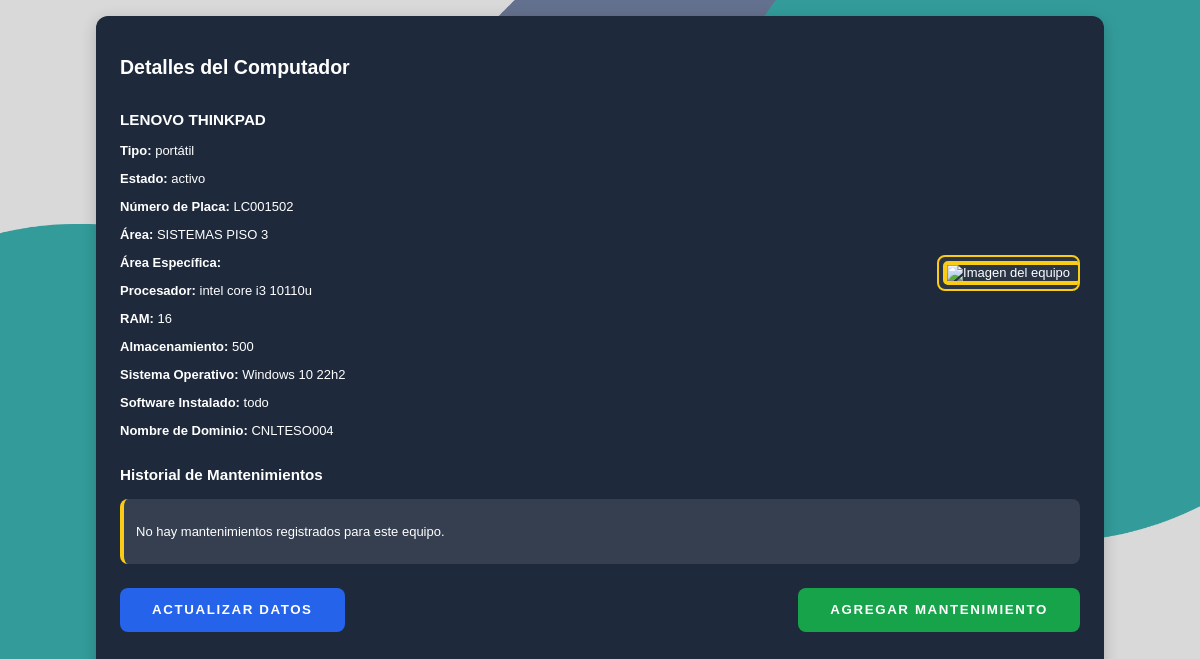
Page /ingresousuarioadmin/menus/computers/hojadevida/hojadevida.php?id_activo=9 (signed in) on the committed database.
### tables this page shows
CREATE TABLE `activos` (
  `id_activo` int(11) NOT NULL,
  `nombre` varchar(100) NOT NULL,
  `tipo` enum('teléfono','computador','portátil','impresora','timbre') NOT NULL,
  `estado` enum('activo','dado de baja') DEFAULT 'activo',
  `id_area` int(11) NOT NULL,
  `imagen` longblob DEFAULT NULL,
  `fecha_ingreso` datetime DEFAULT current_timestamp(),
  `id_usuario` int(11) NOT NULL,
  `NPlaca` varchar(8) NOT NULL,
  `id_areas_especificas` int(11) DEFAULT NULL,
  `fecha_baja` datetime DEFAULT NULL
);

CREATE TABLE `areas` (
  `id_area` int(11) NOT NULL,
  `nombre_area` varchar(100) NOT NULL,
  `id_piso` int(11) NOT NULL
);

CREATE TABLE `especificaciones` (
  `id_especificacion` int(11) NOT NULL,
  `id_activo` int(11) NOT NULL,
  `procesador` varchar(100) DEFAULT NULL,
  `ram` varchar(50) DEFAULT NULL,
  `almacenamiento` varchar(100) DEFAULT NULL,
  `sistema_operativo` varchar(100) DEFAULT NULL,
  `software_instalado` text DEFAULT NULL,
  `nombre_dominio` varchar(100) DEFAULT NULL
);

### ingresousuarioadmin/menus/computers/hojadevida/hojadevida.php (the view, shortened to what this page needs)
<?php
$host = 'localhost';
$user = 'root';
$password = '';
$database = 'mantenisoft';
$conn = new mysqli($host, $user, $password, $database);
$id_activo = intval($_GET['id_activo']);
$sql = "SELECT a.nombre, a.tipo, a.estado, a.NPlaca, ar.nombre_area,
               es.procesador, es.ram, es.almacenamiento, es.sistema_operativo, es.software_instalado, es.nombre_dominio,
               ars.area_especifica_nombre
        FROM activos a
        JOIN areas ar ON a.id_area = ar.id_area
        LEFT JOIN especificaciones es ON a.id_activo = es.id_activo
        LEFT JOIN areas_especificas ars ON a.id_areas_especificas = ars.id_area_especifica
        WHERE a.id_activo = ?";
$stmt = $conn->prepare($sql);
$stmt->bind_param("i", $id_activo);
$stmt->execute();
$resultado = $stmt->get_result();
$equipo = $resultado->fetch_assoc();
$mantenimientos = [];
?>
<!DOCTYPE html>
<html lang="es">
<head>
    <link rel="stylesheet" href="css/hojadevida.css">
</head>
<body>
<div class="contenedor">
    <div class="detalle-equipo">
        <h2>Detalles del Computador</h2>
        <div class="contenido">
            <div class="info-equipo">
                <h3><?php echo htmlspecialchars($equipo['nombre']); ?></h3>
                <p><strong>Tipo:</strong> <?php echo htmlspecialchars($equipo['tipo']); ?></p>
                <p><strong>Estado:</strong> <?php echo htmlspecialchars($equipo['estado']); ?></p>
                <p><strong>Número de Placa:</strong> <?php echo htmlspecialchars($equipo['NPlaca']); ?></p>
                <p><strong>Área:</strong> <?php echo htmlspecialchars($equipo['nombre_area']); ?></p>
                <p><strong>Área Específica:</strong> <?php echo htmlspecialchars($equipo['area_especifica_nombre']); ?></p>
                <p><strong>Procesador:</strong> <?php echo htmlspecialchars($equipo['procesador']); ?></p>
                <p><strong>RAM:</strong> <?php echo htmlspecialchars($equipo['ram']); ?></p>
                <p><strong>Almacenamiento:</strong> <?php echo htmlspecialchars($equipo['almacenamiento']); ?></p>
                <p><strong>Sistema Operativo:</strong> <?php echo htmlspecialchars($equipo['sistema_operativo']); ?></p>
                <p><strong>Software Instalado:</strong> <?php echo htmlspecialchars($equipo['software_instalado']); ?></p>
                <p><strong>Nombre de Dominio:</strong> <?php echo htmlspecialchars($equipo['nombre_dominio']); ?></p>
            </div>
            <div class="imagen-container">
                <div class="imagen-wrapper">
                    <img src="mostrar_imagen.php?id_activo=<?php echo $id_activo; ?>" alt="Imagen del equipo" class="imagen-equipo">
                </div>
            </div>
        </div>
        <h3>Historial de Mantenimientos</h3>
            <div class="historial-mantenimiento">
                <?php if (!empty($mantenimientos)): ?>
                    <ul>
                        <?php foreach ($mantenimientos as $mantenimiento): ?>
                            <li>
                                <span class="fecha"><?php echo htmlspecialchars($mantenimiento['fecha_mantenimiento']); ?></span>
                                <span class="usuario"><?php echo htmlspecialchars($mantenimiento['nombre_usuario']); ?></span>
                                <span class="estado">(<?php echo htmlspecialchars($mantenimiento['estado']); ?>)</span>
                                <?php if ($mantenimiento['estado'] === 'En Proceso'): ?>
                                    <form action="retomar_mantenimiento.php" method="GET" class="retomar-form">
                                        <input type="hidden" name="id_mantenimiento" value="<?php echo $mantenimiento['id_mantenimiento']; ?>">
                                        <button type="submit" class="retomar-btn">Retomar</button>
                                    </form>
                                <?php endif; ?>
                            </li>
                        <?php endforeach; ?>
                    </ul>
                <?php else: ?>
                    <p>No hay mantenimientos registrados para este equipo.</p>
                <?php endif; ?>
            </div>
        <div class="botones">
            <form action="actualizar_computador.php" method="GET">
                <button type="submit" class="btn actualizar">Actualizar Datos</button>
            </form>
            <form action="agregar_mantenimiento.php" method="GET">
                <button type="submit" class="btn mantenimiento">Agregar Mantenimiento</button>
            </form>
        </div>
    </div>
</div>
</body>
</html>

### ingresousuarioadmin/menus/computers/hojadevida/css/hojadevida.css (style rules this page uses)
html, body { overflow: hidden; height: 100vh; margin: 0; font-family: 'Poppins', sans-serif; background: url("img/Olvide mi contraseña (1).png") no-repeat center center fixed; background-size: cover; font-size: small; }
body { display: flex; justify-content: center; align-items: center; background-color: rgba(0, 0, 0, 0.6); }
.contenedor { width: 100vw; max-width: 120vh; height: 90vh; background: #1e293b; padding: 3vh; border-radius: 1.5vh; box-shadow: 0 0.5vh 2vh rgba(0, 0, 0, 0.2); color: white; overflow: hidden; }
.contenido { display: flex; justify-content: space-between; align-items: center; flex-wrap: wrap; font-size: small; }
.imagen-container { position: relative; display: inline-block; border: 0.3vh solid #facc15; border-radius: 1vh; overflow: hidden; padding: 0.5vh; background: rgba(255, 255, 255, 0.05); }
.imagen-wrapper { position: relative; display: inline-block; }
.imagen-equipo { display: block; width: 30vh; height: auto; border-radius: 1vh; }
.imagen-container img { display: block; width: 100%; height: auto; border-radius: 5px; }
.imagen-equipo { width: 80vh; max-width: 40vh; height: auto; border-radius: 1.5vh; object-fit: cover; border: 0.5vh solid #facc15; }
.historial-mantenimiento { max-height: 15vh; overflow-y: auto; border-radius: 1vh; padding: 1.5vh; background: rgba(255, 255, 255, 0.1); margin-top: 2vh; border-left: 0.5vh solid #facc15; scrollbar-width: thin; scrollbar-color: #facc15 rgba(255, 255, 255, 0.1); }
.botones { display: flex; justify-content: space-between; margin-top: 3vh; }
.btn { padding: 1.8vh 4vh; border: none; border-radius: 1vh; cursor: pointer; font-weight: bold; text-transform: uppercase; letter-spacing: 0.2vh; transition: 0.3s; }
.actualizar { background: #2563eb; color: white; }
.mantenimiento { background: #16a34a; color: white; }

### rows in the picture
activos: nombre "LENOVO THINKPAD", tipo "portátil", estado "activo", NPlaca "LC001502", id_area.nombre_area "SISTEMAS PISO 3", especificaciones.procesador "intel core i3 10110u", especificaciones.ram "16", especificaciones.almacenamiento "500", especificaciones.sistema_operativo "Windows 10 22h2", especificaciones.software_instalado "todo", especificaciones.nombre_dominio "CNLTESO004"
